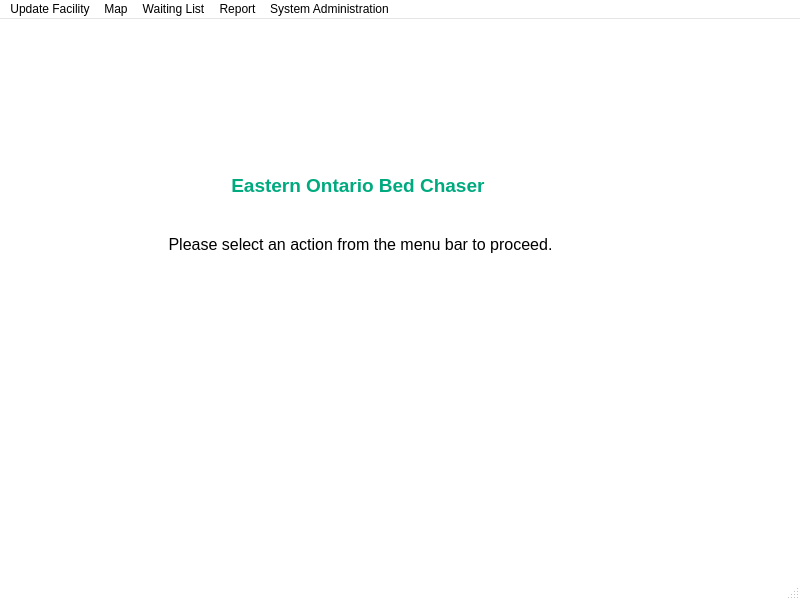
<?xml version="1.0" encoding="UTF-8"?>
<ui version="4.0">
 <class>Welcome</class>
 <widget class="QMainWindow" name="Welcome">
  <property name="geometry">
   <rect>
    <x>0</x>
    <y>0</y>
    <width>800</width>
    <height>600</height>
   </rect>
  </property>
  <property name="palette">
   <palette>
    <active>
     <colorrole role="WindowText">
      <brush brushstyle="SolidPattern">
       <color alpha="255">
        <red>0</red>
        <green>0</green>
        <blue>0</blue>
       </color>
      </brush>
     </colorrole>
     <colorrole role="Button">
      <brush brushstyle="SolidPattern">
       <color alpha="255">
        <red>255</red>
        <green>255</green>
        <blue>255</blue>
       </color>
      </brush>
     </colorrole>
     <colorrole role="Light">
      <brush brushstyle="SolidPattern">
       <color alpha="255">
        <red>255</red>
        <green>255</green>
        <blue>255</blue>
       </color>
      </brush>
     </colorrole>
     <colorrole role="Midlight">
      <brush brushstyle="SolidPattern">
       <color alpha="255">
        <red>255</red>
        <green>255</green>
        <blue>255</blue>
       </color>
      </brush>
     </colorrole>
     <colorrole role="Dark">
      <brush brushstyle="SolidPattern">
       <color alpha="255">
        <red>127</red>
        <green>127</green>
        <blue>127</blue>
       </color>
      </brush>
     </colorrole>
     <colorrole role="Mid">
      <brush brushstyle="SolidPattern">
       <color alpha="255">
        <red>170</red>
        <green>170</green>
        <blue>170</blue>
       </color>
      </brush>
     </colorrole>
     <colorrole role="Text">
      <brush brushstyle="SolidPattern">
       <color alpha="255">
        <red>0</red>
        <green>0</green>
        <blue>0</blue>
       </color>
      </brush>
     </colorrole>
     <colorrole role="BrightText">
      <brush brushstyle="SolidPattern">
       <color alpha="255">
        <red>255</red>
        <green>255</green>
        <blue>255</blue>
       </color>
      </brush>
     </colorrole>
     <colorrole role="ButtonText">
      <brush brushstyle="SolidPattern">
       <color alpha="255">
        <red>0</red>
        <green>0</green>
        <blue>0</blue>
       </color>
      </brush>
     </colorrole>
     <colorrole role="Base">
      <brush brushstyle="SolidPattern">
       <color alpha="255">
        <red>255</red>
        <green>255</green>
        <blue>255</blue>
       </color>
      </brush>
     </colorrole>
     <colorrole role="Window">
      <brush brushstyle="SolidPattern">
       <color alpha="255">
        <red>255</red>
        <green>255</green>
        <blue>255</blue>
       </color>
      </brush>
     </colorrole>
     <colorrole role="Shadow">
      <brush brushstyle="SolidPattern">
       <color alpha="255">
        <red>0</red>
        <green>0</green>
        <blue>0</blue>
       </color>
      </brush>
     </colorrole>
     <colorrole role="AlternateBase">
      <brush brushstyle="SolidPattern">
       <color alpha="255">
        <red>255</red>
        <green>255</green>
        <blue>255</blue>
       </color>
      </brush>
     </colorrole>
     <colorrole role="ToolTipBase">
      <brush brushstyle="SolidPattern">
       <color alpha="255">
        <red>255</red>
        <green>255</green>
        <blue>220</blue>
       </color>
      </brush>
     </colorrole>
     <colorrole role="ToolTipText">
      <brush brushstyle="SolidPattern">
       <color alpha="255">
        <red>0</red>
        <green>0</green>
        <blue>0</blue>
       </color>
      </brush>
     </colorrole>
    </active>
    <inactive>
     <colorrole role="WindowText">
      <brush brushstyle="SolidPattern">
       <color alpha="255">
        <red>0</red>
        <green>0</green>
        <blue>0</blue>
       </color>
      </brush>
     </colorrole>
     <colorrole role="Button">
      <brush brushstyle="SolidPattern">
       <color alpha="255">
        <red>255</red>
        <green>255</green>
        <blue>255</blue>
       </color>
      </brush>
     </colorrole>
     <colorrole role="Light">
      <brush brushstyle="SolidPattern">
       <color alpha="255">
        <red>255</red>
        <green>255</green>
        <blue>255</blue>
       </color>
      </brush>
     </colorrole>
     <colorrole role="Midlight">
      <brush brushstyle="SolidPattern">
       <color alpha="255">
        <red>255</red>
        <green>255</green>
        <blue>255</blue>
       </color>
      </brush>
     </colorrole>
     <colorrole role="Dark">
      <brush brushstyle="SolidPattern">
       <color alpha="255">
        <red>127</red>
        <green>127</green>
        <blue>127</blue>
       </color>
      </brush>
     </colorrole>
     <colorrole role="Mid">
      <brush brushstyle="SolidPattern">
       <color alpha="255">
        <red>170</red>
        <green>170</green>
        <blue>170</blue>
       </color>
      </brush>
     </colorrole>
     <colorrole role="Text">
      <brush brushstyle="SolidPattern">
       <color alpha="255">
        <red>0</red>
        <green>0</green>
        <blue>0</blue>
       </color>
      </brush>
     </colorrole>
     <colorrole role="BrightText">
      <brush brushstyle="SolidPattern">
       <color alpha="255">
        <red>255</red>
        <green>255</green>
        <blue>255</blue>
       </color>
      </brush>
     </colorrole>
     <colorrole role="ButtonText">
      <brush brushstyle="SolidPattern">
       <color alpha="255">
        <red>0</red>
        <green>0</green>
        <blue>0</blue>
       </color>
      </brush>
     </colorrole>
     <colorrole role="Base">
      <brush brushstyle="SolidPattern">
       <color alpha="255">
        <red>255</red>
        <green>255</green>
        <blue>255</blue>
       </color>
      </brush>
     </colorrole>
     <colorrole role="Window">
      <brush brushstyle="SolidPattern">
       <color alpha="255">
        <red>255</red>
        <green>255</green>
        <blue>255</blue>
       </color>
      </brush>
     </colorrole>
     <colorrole role="Shadow">
      <brush brushstyle="SolidPattern">
       <color alpha="255">
        <red>0</red>
        <green>0</green>
        <blue>0</blue>
       </color>
      </brush>
     </colorrole>
     <colorrole role="AlternateBase">
      <brush brushstyle="SolidPattern">
       <color alpha="255">
        <red>255</red>
        <green>255</green>
        <blue>255</blue>
       </color>
      </brush>
     </colorrole>
     <colorrole role="ToolTipBase">
      <brush brushstyle="SolidPattern">
       <color alpha="255">
        <red>255</red>
        <green>255</green>
        <blue>220</blue>
       </color>
      </brush>
     </colorrole>
     <colorrole role="ToolTipText">
      <brush brushstyle="SolidPattern">
       <color alpha="255">
        <red>0</red>
        <green>0</green>
        <blue>0</blue>
       </color>
      </brush>
     </colorrole>
    </inactive>
    <disabled>
     <colorrole role="WindowText">
      <brush brushstyle="SolidPattern">
       <color alpha="255">
        <red>127</red>
        <green>127</green>
        <blue>127</blue>
       </color>
      </brush>
     </colorrole>
     <colorrole role="Button">
      <brush brushstyle="SolidPattern">
       <color alpha="255">
        <red>255</red>
        <green>255</green>
        <blue>255</blue>
       </color>
      </brush>
     </colorrole>
     <colorrole role="Light">
      <brush brushstyle="SolidPattern">
       <color alpha="255">
        <red>255</red>
        <green>255</green>
        <blue>255</blue>
       </color>
      </brush>
     </colorrole>
     <colorrole role="Midlight">
      <brush brushstyle="SolidPattern">
       <color alpha="255">
        <red>255</red>
        <green>255</green>
        <blue>255</blue>
       </color>
      </brush>
     </colorrole>
     <colorrole role="Dark">
      <brush brushstyle="SolidPattern">
       <color alpha="255">
        <red>127</red>
        <green>127</green>
        <blue>127</blue>
       </color>
      </brush>
     </colorrole>
     <colorrole role="Mid">
      <brush brushstyle="SolidPattern">
       <color alpha="255">
        <red>170</red>
        <green>170</green>
        <blue>170</blue>
       </color>
      </brush>
     </colorrole>
     <colorrole role="Text">
      <brush brushstyle="SolidPattern">
       <color alpha="255">
        <red>127</red>
        <green>127</green>
        <blue>127</blue>
       </color>
      </brush>
     </colorrole>
     <colorrole role="BrightText">
      <brush brushstyle="SolidPattern">
       <color alpha="255">
        <red>255</red>
        <green>255</green>
        <blue>255</blue>
       </color>
      </brush>
     </colorrole>
     <colorrole role="ButtonText">
      <brush brushstyle="SolidPattern">
       <color alpha="255">
        <red>127</red>
        <green>127</green>
        <blue>127</blue>
       </color>
      </brush>
     </colorrole>
     <colorrole role="Base">
      <brush brushstyle="SolidPattern">
       <color alpha="255">
        <red>255</red>
        <green>255</green>
        <blue>255</blue>
       </color>
      </brush>
     </colorrole>
     <colorrole role="Window">
      <brush brushstyle="SolidPattern">
       <color alpha="255">
        <red>255</red>
        <green>255</green>
        <blue>255</blue>
       </color>
      </brush>
     </colorrole>
     <colorrole role="Shadow">
      <brush brushstyle="SolidPattern">
       <color alpha="255">
        <red>0</red>
        <green>0</green>
        <blue>0</blue>
       </color>
      </brush>
     </colorrole>
     <colorrole role="AlternateBase">
      <brush brushstyle="SolidPattern">
       <color alpha="255">
        <red>255</red>
        <green>255</green>
        <blue>255</blue>
       </color>
      </brush>
     </colorrole>
     <colorrole role="ToolTipBase">
      <brush brushstyle="SolidPattern">
       <color alpha="255">
        <red>255</red>
        <green>255</green>
        <blue>220</blue>
       </color>
      </brush>
     </colorrole>
     <colorrole role="ToolTipText">
      <brush brushstyle="SolidPattern">
       <color alpha="255">
        <red>0</red>
        <green>0</green>
        <blue>0</blue>
       </color>
      </brush>
     </colorrole>
    </disabled>
   </palette>
  </property>
  <property name="windowTitle">
   <string>Welcome</string>
  </property>
  <property name="autoFillBackground">
   <bool>true</bool>
  </property>
  <widget class="QWidget" name="centralwidget">
   <widget class="QLabel" name="label">
    <property name="geometry">
     <rect>
      <x>120</x>
      <y>120</y>
      <width>481</width>
      <height>151</height>
     </rect>
    </property>
    <property name="text">
     <string>&lt;!DOCTYPE HTML PUBLIC &quot;-//W3C//DTD HTML 4.0//EN&quot; &quot;http://www.w3.org/TR/REC-html40/strict.dtd&quot;&gt;
&lt;html&gt;&lt;head&gt;&lt;meta name=&quot;qrichtext&quot; content=&quot;1&quot; /&gt;&lt;style type=&quot;text/css&quot;&gt;
p, li { white-space: pre-wrap; }
&lt;/style&gt;&lt;/head&gt;&lt;body style=&quot; font-family:'Sans'; font-size:10pt; font-weight:400; font-style:normal;&quot;&gt;
&lt;p align=&quot;center&quot; style=&quot; margin-top:0px; margin-bottom:0px; margin-left:0px; margin-right:0px; -qt-block-indent:0; text-indent:0px;&quot;&gt;&lt;span style=&quot; font-size:14pt; font-weight:600; color:#00aa7f;&quot;&gt;Eastern Ontario Bed Chaser &lt;/span&gt;&lt;/p&gt;
&lt;p align=&quot;center&quot; style=&quot;-qt-paragraph-type:empty; margin-top:0px; margin-bottom:0px; margin-left:0px; margin-right:0px; -qt-block-indent:0; text-indent:0px;&quot;&gt;&lt;/p&gt;
&lt;p align=&quot;center&quot; style=&quot;-qt-paragraph-type:empty; margin-top:0px; margin-bottom:0px; margin-left:0px; margin-right:0px; -qt-block-indent:0; text-indent:0px; font-size:14pt; font-weight:600; color:#0000ff;&quot;&gt;&lt;/p&gt;
&lt;p align=&quot;center&quot; style=&quot; margin-top:0px; margin-bottom:0px; margin-left:0px; margin-right:0px; -qt-block-indent:0; text-indent:0px;&quot;&gt;&lt;span style=&quot; font-size:12pt; color:#000000;&quot;&gt;Please select an action from the menu bar to proceed.&lt;/span&gt;&lt;/p&gt;&lt;/body&gt;&lt;/html&gt;</string>
    </property>
   </widget>
   <widget class="QLabel" name="label_2">
    <property name="geometry">
     <rect>
      <x>0</x>
      <y>0</y>
      <width>811</width>
      <height>81</height>
     </rect>
    </property>
    <property name="text">
     <string/>
    </property>
    <property name="pixmap">
     <pixmap>../GUIwavyheader.png</pixmap>
    </property>
    <property name="scaledContents">
     <bool>true</bool>
    </property>
   </widget>
  </widget>
  <widget class="QMenuBar" name="menubar">
   <property name="geometry">
    <rect>
     <x>0</x>
     <y>0</y>
     <width>800</width>
     <height>23</height>
    </rect>
   </property>
   <widget class="QMenu" name="menuUpdateFacility">
    <property name="title">
     <string>Update Facility</string>
    </property>
    <addaction name="actionAdd_beds"/>
    <addaction name="actionRemove_patient_from_bed"/>
    <addaction name="actionView_facility_information"/>
    <addaction name="actionAssign_bed"/>
   </widget>
   <widget class="QMenu" name="menuMap">
    <property name="title">
     <string>Map</string>
    </property>
    <addaction name="actionViewMap"/>
   </widget>
   <widget class="QMenu" name="menuWaiting_List">
    <property name="title">
     <string>Waiting List</string>
    </property>
    <addaction name="actionAdd_patient"/>
    <addaction name="actionRemove_patient"/>
    <addaction name="actionView_waiting_list"/>
   </widget>
   <widget class="QMenu" name="menuReport">
    <property name="title">
     <string>Report</string>
    </property>
    <addaction name="actionGenerate_report"/>
   </widget>
   <widget class="QMenu" name="menuSystem_Administration">
    <property name="title">
     <string>System Administration</string>
    </property>
    <addaction name="actionAdd_user"/>
    <addaction name="actionAdd_facility"/>
   </widget>
   <addaction name="menuUpdateFacility"/>
   <addaction name="menuMap"/>
   <addaction name="menuWaiting_List"/>
   <addaction name="menuReport"/>
   <addaction name="menuSystem_Administration"/>
  </widget>
  <widget class="QStatusBar" name="statusbar"/>
  <action name="actionAdd_beds">
   <property name="checkable">
    <bool>false</bool>
   </property>
   <property name="text">
    <string>Add beds</string>
   </property>
  </action>
  <action name="actionRemove_patient_from_bed">
   <property name="text">
    <string>Remove patients</string>
   </property>
  </action>
  <action name="actionView_facility_information">
   <property name="text">
    <string>View facility information</string>
   </property>
  </action>
  <action name="actionAssign_bed">
   <property name="text">
    <string>Assign patient from waiting list</string>
   </property>
  </action>
  <action name="actionViewMap">
   <property name="text">
    <string>View map</string>
   </property>
  </action>
  <action name="actionAdd_patient">
   <property name="text">
    <string>Add patient</string>
   </property>
  </action>
  <action name="actionRemove_patient">
   <property name="text">
    <string>Remove patient</string>
   </property>
  </action>
  <action name="actionView_waiting_list">
   <property name="text">
    <string>View waiting list</string>
   </property>
  </action>
  <action name="actionGenerate_report">
   <property name="text">
    <string>Generate new report</string>
   </property>
  </action>
  <action name="actionAdd_user">
   <property name="text">
    <string>Add user account</string>
   </property>
  </action>
  <action name="actionAdd_facility">
   <property name="text">
    <string>Add facility</string>
   </property>
  </action>
 </widget>
 <resources/>
 <connections/>
</ui>
